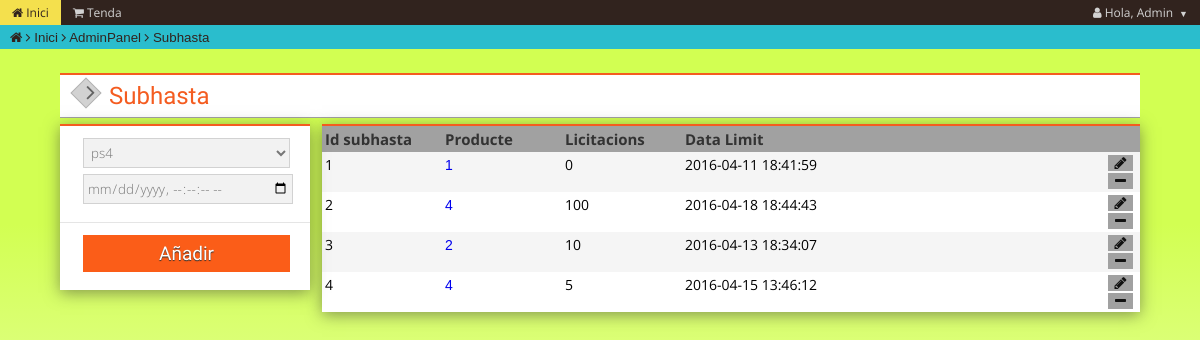
Page /admin/subhasta.php (signed in) on the committed database.
### tables this page shows
CREATE TABLE IF NOT EXISTS `Subhasta` (
  `id_subhasta` int(10) NOT NULL AUTO_INCREMENT,
  `id_producte` int(10) NOT NULL,
  `num_licitacions` int(10) DEFAULT NULL,
  `temps` timestamp NOT NULL DEFAULT CURRENT_TIMESTAMP ON UPDATE CURRENT_TIMESTAMP,
  `completada` int(1) NOT NULL,
  PRIMARY KEY (`id_subhasta`),
  KEY `id_producte` (`id_producte`)
);

### System/Classes/Producte.php (called while the page is built, shortened)
<?php
    class Producte{
        private $id_producte;
        private $nom;
        public function view_all(){
            $db = new connexio();
            $sql = "SELECT * FROM Producte";
            $query = $db->query($sql);
            $rtn = array();
            while($obj = $query->fetch_assoc()){
                $Producte = new Producte($obj["id_producte"],$obj["nom"],$obj["descripcio"],$obj["caracteristiques"],$obj["link_img"],$obj["id_categoria"],$obj["preu_mercat"]);
                array_push($rtn, $Producte);
            }
            return $rtn;
        }
        function __construct(){
            $args = func_get_args();
            $num = func_num_args();
            $f='__construct'. $num;
        }
        function __construct0(){
            $this->id_producte=0;
            $this->nom = "";
        }
        function __construct7($a1, $a2, $a3, $a4, $a5, $a6, $a7){
            $this->id_producte=$a1;
            $this->nom = $a2;
        }
        public function getId_Producte(){
            return $this->id_producte;
        }
        public function getNom(){
            return $this->nom;
        }
    }
?>

### System/Classes/Subhasta.php (called while the page is built, shortened)
<?php
    class Subhasta{
        private $id_subhasta;
        private $id_producte;
        private $num_licitacions;
        private $temps;
        public function view_all(){
            $db = new connexio();
            $sql = "SELECT * FROM Subhasta";
            $query = $db->query($sql);
            $rtn = array();
            while($obj = $query->fetch_assoc()){
                $Subhasta = new Subhasta($obj["id_subhasta"],$obj["id_producte"],$obj["num_licitacions"],$obj["temps"]);
                array_push($rtn, $Subhasta);
            }
            return $rtn;
        }
        function __construct(){
            $args = func_get_args();
            $num = func_num_args();
            $f='__construct'. $num;
        }
        function __construct0(){
            $this->id_subhasta=0;
            $this->id_producte = "";
            $this->num_licitacions = "";
            $this->temps = "";
        }
        function __construct4($a1, $a2, $a3, $a4){
            $this->id_subhasta=$a1;
            $this->id_producte = $a2;
            $this->num_licitacions = $a3;
            $this->temps = $a4;
        }
        function __construct5($a1, $a2, $a3, $a4, $a5){
            $this->id_subhasta=$a1;
            $this->id_producte = $a2;
            $this->num_licitacions = $a3;
            $this->temps = $a4;
        }
        public function getId_Subhasta(){
            return $this->id_subhasta;
        }
        public function getId_Producte(){
            return $this->id_producte;
        }
        public function getNum_Licitacions(){
            return $this->num_licitacions;
        }
        public function getTemps(){
            return $this->temps;
        }
    }
?>

### admin/subhasta.php (the view, shortened to what this page needs)
<?php
include "../Public/layouts/menu.php";
?>
<div class="user-box">
    <div class="user-content">
        <div class="user-title"><a href="../admin/"><span class="sb-return"><i class="fa fa-angle-left sb-return-icon"></i></span></a><h3>Subhasta</h3></div>
        <div class="caixa caixa1">
            <form method="POST" name="myForm" action="../System/Protocols/Subhasta_Inserir.php">
                <div class="user-info">
                    <div class="input-1">
                        <?php
                            require_once('../System/Classes/Producte.php');
                            $Producte = new Producte();
                            $rtn = $Producte->view_all();
                            echo '<select class="input" id="cat" value="" type="text" name="producte" autofocus required>';
                            foreach ($rtn as $row) {
                                echo '<option value="'.$row->getId_Producte().'">'.$row->getNom().'</option>';
                            }
                            echo '</select>';
                        ?>
                    </div>
                    <div class="input-1">
                        <input class="input" id="cat" placeholder="time" value="" type="datetime-local" name="time"  step="1" required>
                    </div>
                </div>
                <div style="border:none;" class="user-info" >
                    <div class="input-1">
                        <input id="logbutton" type="submit" value="Añadir">
                    </div>
                </div>
            </form>
        </div>
        <div class="caixa caixa2">
            <ul class="row">
                <li class="cell cellsubid celltop">Id subhasta</li>
                <li class="cell cellproid celltop">Producte</li>
                <li class="cell celllicit celltop">Licitacions</li>
                <li class="cell celldata celltop">Data Limit</li>
                <a class="cell celldel celltop" href="#"><li><strong>&nbsp;</strong></li></a>
                <a class="cell celldel celltop" href="#"><li><strong>&nbsp;</strong></li></a>
            </ul>
            <?php
                require_once('../System/Classes/Subhasta.php');
                $Subhasta = new Subhasta();
                $Subhasta = $Subhasta->view_all();
                $i = 0;
                foreach ($Subhasta as $row) {
                    $id_subasta = $row->getId_Subhasta();
                    $id_producte = $row->getId_Producte();
                    $licitacions = $row->getNum_Licitacions();
                    $temps = $row->getTemps();
                        if ( $i%2 == 0){
                           echo '
                            <ul class="row1">
                                <li class="cell cellsubid">'.$id_subasta.'&nbsp;</li>
                                <li class="cell cellproid"><a href=proDetail.php?idPro='.$id_producte.'>'.$id_producte.'</a>&nbsp;</li>
                                <li class="cell celllicit">'.$licitacions.'&nbsp;</li>
                                <li class="cell celldata">'.$temps.'&nbsp;</li>
                                <a class="cell celldel" href="modSub.php?modSub='.$id_subasta.'"><li><i class="fa fa-pencil" aria-hidden="true"></i></li></a><br>
                                <a class="cell celldel" href="delSub.php?delSub='.$id_subasta.'"><li><i class="fa fa-minus" aria-hidden="true"></i></li></a>
                            </ul>
                            ';
                        }else{
                            echo '
                            <ul class="row2">
                                <li class="cell cellsubid">'.$id_subasta.'&nbsp;</li>
                                <li class="cell cellproid"><a href=proDetail.php?idPro='.$id_producte.'>'.$id_producte.'</a>&nbsp;</li>
                                <li class="cell celllicit">'.$licitacions.'&nbsp;</li>
                                <li class="cell celldata">'.$temps.'&nbsp;</li>
                                <a class="cell celldel" href="modSub.php?modSub='.$id_subasta.'"><li><i class="fa fa-pencil" aria-hidden="true"></i></li></a><br>
                                <a class="cell celldel" href="delSub.php?delSub='.$id_subasta.'"><li><i class="fa fa-minus" aria-hidden="true"></i></li></a>
                            </ul>
                            ';
                        }
                    $i++;
                }
            ?>
        </div>
    </div>
</div>
<?php include "../Public/layouts/footer.php";?>

### Public/css/style.css (style rules this page uses)
body { background-color: #DDF45B; font-family: 'Open Sans', sans-serif; }
form { font-family: 'Open Sans', sans-serif; }
.input { background: #ffffff; height: 30px; padding: 3px; border-radius: 3px; color: #777777; position: relative; outline: none; font-weight: 300; font-family: inherit; margin-bottom: 6px; border: none; }
.input-1, .input-2 { display: -webkit-flex; display: flex; }
.input-1, .input-2 > div { font-family: 'Open Sans', sans-serif; }
.input-1 > .input { width: 100%; margin-left: 3px; }
#logbutton { width: 100%; margin-left: 3px; padding: 7px 20px; font-size: 14px; border-radius: 3px; color: #ffffff; background-color: #09afdf; border: none; outline: none; margin-bottom: 6px; }

### Public/css/menu.css (style rules this page uses)
* { font-family:Arial, Helvetica, sans-serif; list-style:none; text-decoration: none; margin:0; padding:0; }
ul, ol { list-style:none; }

### rows in the picture
subhasta: id_subhasta "1", id_producte "1", num_licitacions "0", temps "2016-04-11 18:41:59"
subhasta: id_subhasta "2", id_producte "4", num_licitacions "100", temps "2016-04-18 18:44:43"
subhasta: id_subhasta "3", id_producte "2", num_licitacions "10", temps "2016-04-13 18:34:07"
subhasta: id_subhasta "4", id_producte "4", num_licitacions "5", temps "2016-04-15 13:46:12"

### other values in the picture
$value['user'] "Admin"
$pan[0] "Inici"
$pan[0] "AdminPanel"
$pan[0] "Subhasta"
form field producte "ps4"
